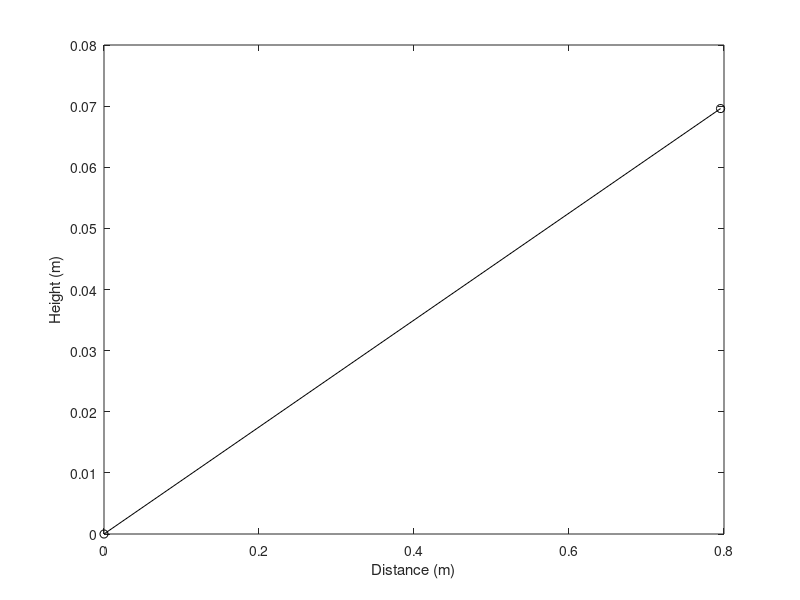

Write the MATLAB code that produced this figure.
% proj_euler
% ---------------------------------------------
% Simple projectile motion using Euler's method

% Only show a few digits:
format('short');

% Dimensionalisation parameters
G = 9.8; % Acceleration due to gravity (m/s^2)
Ls = 1.0; % Choice for scaling length (m)
Ts = sqrt(Ls/G); % Choice for scale for time (s)

% Non-dimensional time-step, tau
tau = 0.5;

% Prompt user for initial speed and angle
speed_m = input('Enter initial speed in m/s: ');
angle = input('Enter initial angle in degrees: ');

% Convert angle to radians
angle = angle*pi/180;

% Non-dimensionalise initial speed
speed = speed_m/(Ls/Ts);

% Row vectors for non-dimensional position and velocity
pos = [0 0];
vel = speed*[cos(angle) sin(angle)];

% Initialize variables to save for plotting:
x = [];
y = [];

%-------------------------------------------------------------------------------
% Euler's method!:
%-------------------------------------------------------------------------------
n = 0;
while pos(2) >= 0
    n = n + 1;

    % Store position for plotting:
    x(n) = pos(1);
    y(n) = pos(2);

    % Compute one step of Euler's method:
    % r_{n+1} = r_n + τ v_n
    pos = pos + tau*vel;
    % v_{n+1} = v_n - τ \hat{y}
    vel = vel + tau*[0 -1];
end
%-------------------------------------------------------------------------------

% Plot the trajectory (as dimensional values):
f = figure('color','w');
plot(Ls*x,Ls*y,'o-k')
xlabel('Distance (m)')
ylabel('Height (m)')

% Linear interpolation to estimate the range of the projectile
range = pos(1) - pos(2)*(pos(1)-x(end))/(pos(2)-y(end));
range_m = Ls*range; % convert back to m
fprintf('Range (m): %f\n',range_m)

% Analytic expression for range:
an_range_m = speed_m^2*sin(2*angle)/G;
fprintf('Analytic value for range (m): %f.\n',an_range_m)
